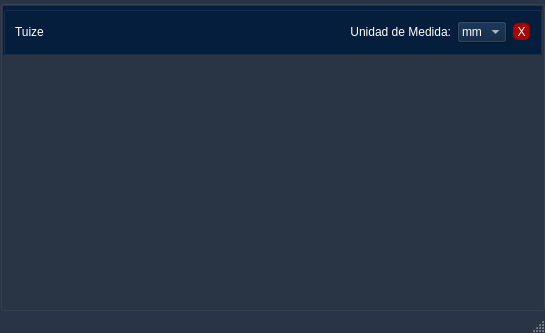
<?xml version="1.0" encoding="UTF-8"?>
<ui version="4.0">
 <class>MainWindow</class>
 <widget class="QMainWindow" name="MainWindow">
  <property name="windowModality">
   <enum>Qt::ApplicationModal</enum>
  </property>
  <property name="geometry">
   <rect>
    <x>0</x>
    <y>0</y>
    <width>545</width>
    <height>333</height>
   </rect>
  </property>
  <property name="windowTitle">
   <string>Tuize</string>
  </property>
  <property name="styleSheet">
   <string notr="true">#MainWindow{
	background-color: rgb(41, 53, 70);
	border-radius: 5px;
}

</string>
  </property>
  <widget class="QWidget" name="centralwidget">
   <layout class="QGridLayout" name="gridLayout">
    <property name="leftMargin">
     <number>0</number>
    </property>
    <property name="topMargin">
     <number>0</number>
    </property>
    <property name="rightMargin">
     <number>0</number>
    </property>
    <property name="bottomMargin">
     <number>0</number>
    </property>
    <property name="spacing">
     <number>0</number>
    </property>
    <item row="0" column="0">
     <widget class="QGroupBox" name="groupBox">
      <property name="title">
       <string/>
      </property>
      <layout class="QVBoxLayout" name="verticalLayout">
       <property name="spacing">
        <number>0</number>
       </property>
       <property name="leftMargin">
        <number>0</number>
       </property>
       <property name="topMargin">
        <number>0</number>
       </property>
       <property name="rightMargin">
        <number>0</number>
       </property>
       <property name="bottomMargin">
        <number>0</number>
       </property>
       <item>
        <widget class="QGroupBox" name="header_bar">
         <property name="sizePolicy">
          <sizepolicy hsizetype="Preferred" vsizetype="Preferred">
           <horstretch>0</horstretch>
           <verstretch>5</verstretch>
          </sizepolicy>
         </property>
         <property name="contextMenuPolicy">
          <enum>Qt::NoContextMenu</enum>
         </property>
         <property name="styleSheet">
          <string notr="true">background-color: rgb(5, 30, 61);
color: rgb(255, 255, 255);
font: 75 16pt &quot;MS Shell Dlg 2&quot;;</string>
         </property>
         <property name="title">
          <string/>
         </property>
         <layout class="QHBoxLayout" name="horizontalLayout">
          <item>
           <widget class="QLabel" name="label">
            <property name="sizePolicy">
             <sizepolicy hsizetype="Preferred" vsizetype="Preferred">
              <horstretch>50</horstretch>
              <verstretch>0</verstretch>
             </sizepolicy>
            </property>
            <property name="styleSheet">
             <string notr="true">font: 75 20pt &quot;MS Shell Dlg 2&quot;;</string>
            </property>
            <property name="text">
             <string>Tuize</string>
            </property>
           </widget>
          </item>
          <item>
           <widget class="QLabel" name="label_2">
            <property name="sizePolicy">
             <sizepolicy hsizetype="Preferred" vsizetype="Preferred">
              <horstretch>40</horstretch>
              <verstretch>0</verstretch>
             </sizepolicy>
            </property>
            <property name="styleSheet">
             <string notr="true">font: 75 14pt &quot;MS Shell Dlg 2&quot;;</string>
            </property>
            <property name="text">
             <string>Unidad de Medida:</string>
            </property>
            <property name="alignment">
             <set>Qt::AlignRight|Qt::AlignTrailing|Qt::AlignVCenter</set>
            </property>
           </widget>
          </item>
          <item>
           <widget class="QComboBox" name="unit_select">
            <property name="sizePolicy">
             <sizepolicy hsizetype="Preferred" vsizetype="Fixed">
              <horstretch>10</horstretch>
              <verstretch>0</verstretch>
             </sizepolicy>
            </property>
            <property name="styleSheet">
             <string notr="true">font: 12pt &quot;MS Shell Dlg 2&quot;;</string>
            </property>
            <item>
             <property name="text">
              <string>mm</string>
             </property>
            </item>
            <item>
             <property name="text">
              <string>in</string>
             </property>
            </item>
           </widget>
          </item>
          <item>
           <widget class="QToolButton" name="toolButton">
            <property name="sizePolicy">
             <sizepolicy hsizetype="Fixed" vsizetype="Fixed">
              <horstretch>10</horstretch>
              <verstretch>0</verstretch>
             </sizepolicy>
            </property>
            <property name="styleSheet">
             <string notr="true">background-color: rgb(170, 0, 0);
border-radius: 5px;</string>
            </property>
            <property name="text">
             <string>X</string>
            </property>
           </widget>
          </item>
         </layout>
        </widget>
       </item>
       <item>
        <widget class="QLabel" name="video_display">
         <property name="sizePolicy">
          <sizepolicy hsizetype="Preferred" vsizetype="Preferred">
           <horstretch>0</horstretch>
           <verstretch>95</verstretch>
          </sizepolicy>
         </property>
         <property name="text">
          <string/>
         </property>
        </widget>
       </item>
      </layout>
     </widget>
    </item>
   </layout>
  </widget>
  <widget class="QStatusBar" name="statusbar"/>
 </widget>
 <resources/>
 <connections/>
</ui>
